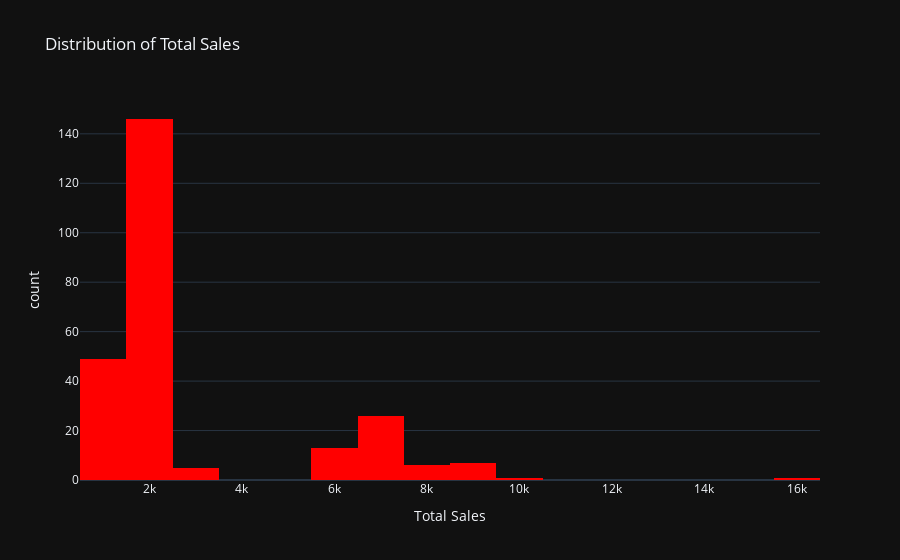

Notebook code cell kept with this figure:
### Code cell
fig_hist = px.histogram(df, x='Total Sales', title='Distribution of Total Sales', color_discrete_sequence=['red'])
fig_hist.show()

### Figure 1 — Plotly figure (JSON) as saved in the notebook; plotly's stock layout.template omitted (floating-point values rounded to 4 significant figures; data arrays with more than 128 entries replaced by an {"elided": "..."} marker saying what was removed)
{"data": [{"bingroup": "x", "hovertemplate": "Total Sales=%{x}<br>count=%{y}<extra></extra>", "legendgroup": "", "marker": {"color": "red", "pattern": {"shape": ""}}, "name": "", "orientation": "v", "showlegend": false, "x": {"elided": "254 float values"}, "xaxis": "x", "yaxis": "y", "type": "histogram"}], "layout": {"xaxis": {"anchor": "y", "domain": [0.0, 1.0], "title": {"text": "Total Sales"}}, "yaxis": {"anchor": "x", "domain": [0.0, 1.0], "title": {"text": "count"}}, "legend": {"tracegroupgap": 0}, "title": {"text": "Distribution of Total Sales"}, "barmode": "relative"}}
